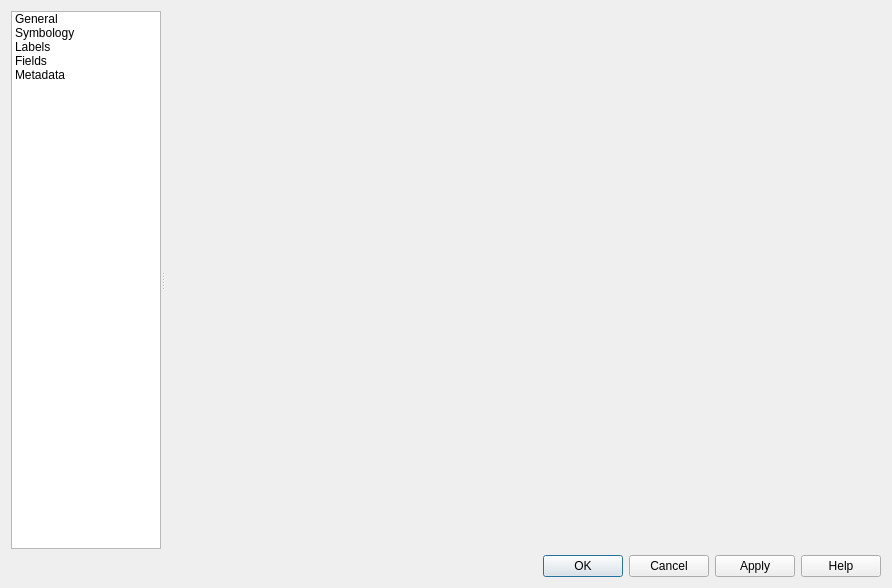
<?xml version="1.0" encoding="UTF-8"?>
<ui version="4.0">
 <class>QgsVectorLayerPropertiesBase</class>
 <widget class="QDialog" name="QgsVectorLayerPropertiesBase">
  <property name="geometry">
   <rect>
    <x>0</x>
    <y>0</y>
    <width>892</width>
    <height>588</height>
   </rect>
  </property>
  <property name="minimumSize">
   <size>
    <width>825</width>
    <height>0</height>
   </size>
  </property>
  <property name="windowTitle">
   <string>Layer Properties</string>
  </property>
  <property name="windowIcon">
   <iconset resource="../../../../../QGIS/images/images.qrc">
    <normaloff>:/images/icons/qgis-icon-16x16.png</normaloff>:/images/icons/qgis-icon-16x16.png</iconset>
  </property>
  <layout class="QVBoxLayout" name="verticalLayout">
   <item>
    <widget class="QSplitter" name="mOptionsSplitter">
     <property name="orientation">
      <enum>Qt::Horizontal</enum>
     </property>
     <property name="childrenCollapsible">
      <bool>false</bool>
     </property>
     <widget class="QFrame" name="mOptionsListFrame">
      <property name="minimumSize">
       <size>
        <width>0</width>
        <height>0</height>
       </size>
      </property>
      <property name="frameShape">
       <enum>QFrame::NoFrame</enum>
      </property>
      <property name="frameShadow">
       <enum>QFrame::Raised</enum>
      </property>
      <layout class="QVBoxLayout" name="verticalLayout_2">
       <property name="margin">
        <number>0</number>
       </property>
       <item>
        <widget class="QListWidget" name="mOptionsListWidget">
         <property name="minimumSize">
          <size>
           <width>58</width>
           <height>0</height>
          </size>
         </property>
         <property name="maximumSize">
          <size>
           <width>150</width>
           <height>16777215</height>
          </size>
         </property>
         <property name="horizontalScrollBarPolicy">
          <enum>Qt::ScrollBarAlwaysOff</enum>
         </property>
         <property name="editTriggers">
          <set>QAbstractItemView::NoEditTriggers</set>
         </property>
         <property name="iconSize">
          <size>
           <width>32</width>
           <height>32</height>
          </size>
         </property>
         <property name="textElideMode">
          <enum>Qt::ElideNone</enum>
         </property>
         <property name="resizeMode">
          <enum>QListView::Adjust</enum>
         </property>
         <property name="wordWrap">
          <bool>true</bool>
         </property>
         <item>
          <property name="text">
           <string>General</string>
          </property>
          <property name="toolTip">
           <string>General</string>
          </property>
          <property name="icon">
           <iconset resource="../../../../../QGIS/images/images.qrc">
            <normaloff>:/images/themes/default/propertyicons/general.svg</normaloff>:/images/themes/default/propertyicons/general.svg</iconset>
          </property>
         </item>
         <item>
          <property name="text">
           <string>Symbology</string>
          </property>
          <property name="toolTip">
           <string>Symbology</string>
          </property>
          <property name="icon">
           <iconset resource="../../../../../QGIS/images/images.qrc">
            <normaloff>:/images/themes/default/propertyicons/symbology.svg</normaloff>:/images/themes/default/propertyicons/symbology.svg</iconset>
          </property>
         </item>
         <item>
          <property name="text">
           <string>Labels</string>
          </property>
          <property name="toolTip">
           <string>Labels</string>
          </property>
          <property name="icon">
           <iconset resource="../../../../../QGIS/images/images.qrc">
            <normaloff>:/images/themes/default/propertyicons/labels.svg</normaloff>:/images/themes/default/propertyicons/labels.svg</iconset>
          </property>
         </item>
         <item>
          <property name="text">
           <string>Fields</string>
          </property>
          <property name="toolTip">
           <string>Fields</string>
          </property>
          <property name="icon">
           <iconset resource="../../../../../QGIS/images/images.qrc">
            <normaloff>:/images/themes/default/propertyicons/attributes.png</normaloff>:/images/themes/default/propertyicons/attributes.png</iconset>
          </property>
         </item>
         <item>
          <property name="text">
           <string>Metadata</string>
          </property>
          <property name="toolTip">
           <string>Metadata</string>
          </property>
          <property name="icon">
           <iconset resource="../../../../../QGIS/images/images.qrc">
            <normaloff>:/images/themes/default/propertyicons/metadata.svg</normaloff>:/images/themes/default/propertyicons/metadata.svg</iconset>
          </property>
         </item>
        </widget>
       </item>
      </layout>
     </widget>
     <widget class="QFrame" name="mOptionsFrame">
      <property name="sizePolicy">
       <sizepolicy hsizetype="Expanding" vsizetype="Preferred">
        <horstretch>1</horstretch>
        <verstretch>0</verstretch>
       </sizepolicy>
      </property>
      <property name="frameShape">
       <enum>QFrame::NoFrame</enum>
      </property>
      <property name="frameShadow">
       <enum>QFrame::Raised</enum>
      </property>
      <layout class="QVBoxLayout" name="verticalLayout_3">
       <property name="margin">
        <number>0</number>
       </property>
       <item>
        <widget class="QStackedWidget" name="mOptionsStackedWidget">
         <property name="sizePolicy">
          <sizepolicy hsizetype="Expanding" vsizetype="Expanding">
           <horstretch>0</horstretch>
           <verstretch>0</verstretch>
          </sizepolicy>
         </property>
         <property name="currentIndex">
          <number>1</number>
         </property>
         <widget class="QWidget" name="mOptsPage_General">
          <layout class="QVBoxLayout" name="verticalLayout_14">
           <property name="margin">
            <number>0</number>
           </property>
           <item>
            <widget class="QScrollArea" name="scrollArea">
             <property name="frameShape">
              <enum>QFrame::NoFrame</enum>
             </property>
             <property name="widgetResizable">
              <bool>true</bool>
             </property>
             <widget class="QWidget" name="scrollAreaWidgetContents">
              <property name="geometry">
               <rect>
                <x>0</x>
                <y>0</y>
                <width>702</width>
                <height>559</height>
               </rect>
              </property>
              <layout class="QVBoxLayout" name="verticalLayout_13">
               <property name="margin">
                <number>0</number>
               </property>
               <item>
                <widget class="QgsCollapsibleGroupBox" name="groupBox">
                 <property name="title">
                  <string>Layer info</string>
                 </property>
                 <property name="syncGroup">
                  <string notr="true">vectorgeneral</string>
                 </property>
                 <layout class="QGridLayout" name="gridLayout">
                  <item row="1" column="0">
                   <widget class="QLabel" name="textLabel3">
                    <property name="text">
                     <string>Layer name</string>
                    </property>
                   </widget>
                  </item>
                  <item row="5" column="0">
                   <widget class="QFrame" name="mDataSourceEncodingFrame">
                    <layout class="QHBoxLayout" name="horizontalLayout_4">
                     <property name="margin">
                      <number>0</number>
                     </property>
                    </layout>
                   </widget>
                  </item>
                  <item row="1" column="1">
                   <widget class="QLineEdit" name="mLayerOrigNameLineEdit"/>
                  </item>
                  <item row="1" column="3">
                   <widget class="QLineEdit" name="txtDisplayName">
                    <property name="readOnly">
                     <bool>true</bool>
                    </property>
                   </widget>
                  </item>
                  <item row="1" column="2">
                   <widget class="QLabel" name="label_2">
                    <property name="text">
                     <string>displayed as</string>
                    </property>
                   </widget>
                  </item>
                  <item row="2" column="0">
                   <widget class="QLabel" name="lblLayerSource">
                    <property name="text">
                     <string>Layer source</string>
                    </property>
                   </widget>
                  </item>
                  <item row="2" column="1" colspan="3">
                   <widget class="QLineEdit" name="txtLayerSource">
                    <property name="enabled">
                     <bool>true</bool>
                    </property>
                    <property name="readOnly">
                     <bool>true</bool>
                    </property>
                   </widget>
                  </item>
                  <item row="4" column="0" colspan="4">
                   <layout class="QHBoxLayout" name="horizontalLayout_6">
                    <item>
                     <widget class="QLabel" name="label_3">
                      <property name="sizePolicy">
                       <sizepolicy hsizetype="Maximum" vsizetype="Preferred">
                        <horstretch>0</horstretch>
                        <verstretch>0</verstretch>
                       </sizepolicy>
                      </property>
                      <property name="text">
                       <string>Data source encoding</string>
                      </property>
                     </widget>
                    </item>
                    <item>
                     <widget class="QComboBox" name="cboProviderEncoding"/>
                    </item>
                    <item>
                     <spacer name="horizontalSpacer_2">
                      <property name="orientation">
                       <enum>Qt::Horizontal</enum>
                      </property>
                      <property name="sizeHint" stdset="0">
                       <size>
                        <width>0</width>
                        <height>20</height>
                       </size>
                      </property>
                     </spacer>
                    </item>
                   </layout>
                  </item>
                 </layout>
                </widget>
               </item>
               <item>
                <widget class="QgsCollapsibleGroupBox" name="indexGroupBox">
                 <property name="title">
                  <string>Coordinate reference system</string>
                 </property>
                 <property name="checkable">
                  <bool>false</bool>
                 </property>
                 <property name="syncGroup">
                  <string notr="true">vectorgeneral</string>
                 </property>
                 <layout class="QVBoxLayout" name="verticalLayout_27">
                  <property name="spacing">
                   <number>6</number>
                  </property>
                  <item>
                   <widget class="QgsProjectionSelectionWidget" name="mCrsSelector">
                    <property name="focusPolicy">
                     <enum>Qt::StrongFocus</enum>
                    </property>
                   </widget>
                  </item>
                  <item>
                   <layout class="QHBoxLayout" name="horizontalLayout_5">
                    <item>
                     <widget class="QPushButton" name="pbnIndex">
                      <property name="text">
                       <string>Create spatial index</string>
                      </property>
                     </widget>
                    </item>
                    <item>
                     <widget class="QPushButton" name="pbnUpdateExtents">
                      <property name="text">
                       <string>Update extents</string>
                      </property>
                     </widget>
                    </item>
                    <item>
                     <spacer name="horizontalSpacer_3">
                      <property name="orientation">
                       <enum>Qt::Horizontal</enum>
                      </property>
                      <property name="sizeHint" stdset="0">
                       <size>
                        <width>40</width>
                        <height>20</height>
                       </size>
                      </property>
                     </spacer>
                    </item>
                   </layout>
                  </item>
                  <item>
                   <widget class="Line" name="line">
                    <property name="orientation">
                     <enum>Qt::Vertical</enum>
                    </property>
                   </widget>
                  </item>
                 </layout>
                </widget>
               </item>
               <item>
                <widget class="QgsCollapsibleGroupBox" name="mScaleVisibilityGroupBox">
                 <property name="title">
                  <string>Scale dependent visibility</string>
                 </property>
                 <property name="checkable">
                  <bool>true</bool>
                 </property>
                 <layout class="QGridLayout" name="gridLayout_6">
                  <item row="0" column="0">
                   <widget class="QgsScaleRangeWidget" name="mScaleRangeWidget"/>
                  </item>
                 </layout>
                </widget>
               </item>
               <item>
                <widget class="QgsCollapsibleGroupBox" name="mSubsetGroupBox">
                 <property name="sizePolicy">
                  <sizepolicy hsizetype="Preferred" vsizetype="Preferred">
                   <horstretch>0</horstretch>
                   <verstretch>3</verstretch>
                  </sizepolicy>
                 </property>
                 <property name="title">
                  <string>Provider feature filter</string>
                 </property>
                 <layout class="QGridLayout" name="gridLayout_4">
                  <item row="1" column="1">
                   <widget class="QPushButton" name="pbnQueryBuilder">
                    <property name="text">
                     <string>Query Builder</string>
                    </property>
                   </widget>
                  </item>
                  <item row="1" column="0">
                   <spacer>
                    <property name="orientation">
                     <enum>Qt::Horizontal</enum>
                    </property>
                    <property name="sizeType">
                     <enum>QSizePolicy::Expanding</enum>
                    </property>
                    <property name="sizeHint" stdset="0">
                     <size>
                      <width>0</width>
                      <height>21</height>
                     </size>
                    </property>
                   </spacer>
                  </item>
                  <item row="0" column="0" colspan="2">
                   <widget class="QTextEdit" name="txtSubsetSQL">
                    <property name="enabled">
                     <bool>false</bool>
                    </property>
                    <property name="acceptDrops">
                     <bool>false</bool>
                    </property>
                    <property name="acceptRichText">
                     <bool>false</bool>
                    </property>
                   </widget>
                  </item>
                 </layout>
                 <zorder>txtSubsetSQL</zorder>
                 <zorder>pbnQueryBuilder</zorder>
                </widget>
               </item>
               <item>
                <spacer name="verticalSpacer">
                 <property name="orientation">
                  <enum>Qt::Vertical</enum>
                 </property>
                 <property name="sizeHint" stdset="0">
                  <size>
                   <width>20</width>
                   <height>0</height>
                  </size>
                 </property>
                </spacer>
               </item>
              </layout>
             </widget>
            </widget>
           </item>
          </layout>
         </widget>
         <widget class="QWidget" name="mOptsPage_Style">
          <layout class="QVBoxLayout" name="verticalLayout_11">
           <property name="margin">
            <number>0</number>
           </property>
           <item>
            <widget class="QScrollArea" name="scrollArea_3">
             <property name="frameShape">
              <enum>QFrame::NoFrame</enum>
             </property>
             <property name="widgetResizable">
              <bool>true</bool>
             </property>
             <widget class="QWidget" name="scrollAreaWidgetContents_3">
              <property name="geometry">
               <rect>
                <x>0</x>
                <y>0</y>
                <width>719</width>
                <height>541</height>
               </rect>
              </property>
              <layout class="QVBoxLayout" name="verticalLayout_18">
               <property name="margin">
                <number>0</number>
               </property>
               <item>
                <widget class="QStackedWidget" name="widgetStackRenderers">
                 <property name="sizePolicy">
                  <sizepolicy hsizetype="Expanding" vsizetype="Expanding">
                   <horstretch>0</horstretch>
                   <verstretch>0</verstretch>
                  </sizepolicy>
                 </property>
                 <property name="frameShape">
                  <enum>QFrame::NoFrame</enum>
                 </property>
                 <property name="frameShadow">
                  <enum>QFrame::Sunken</enum>
                 </property>
                 <property name="currentIndex">
                  <number>-1</number>
                 </property>
                </widget>
               </item>
              </layout>
             </widget>
            </widget>
           </item>
          </layout>
         </widget>
         <widget class="QWidget" name="mOptsPage_Labels">
          <layout class="QVBoxLayout" name="verticalLayout_12">
           <property name="margin">
            <number>0</number>
           </property>
           <item>
            <widget class="QFrame" name="labelingFrame">
             <property name="sizePolicy">
              <sizepolicy hsizetype="Expanding" vsizetype="Expanding">
               <horstretch>0</horstretch>
               <verstretch>0</verstretch>
              </sizepolicy>
             </property>
             <property name="frameShape">
              <enum>QFrame::NoFrame</enum>
             </property>
             <property name="frameShadow">
              <enum>QFrame::Plain</enum>
             </property>
            </widget>
           </item>
          </layout>
         </widget>
         <widget class="QWidget" name="mOptsPage_Fields">
          <layout class="QVBoxLayout" name="verticalLayout_15">
           <property name="margin">
            <number>0</number>
           </property>
           <item>
            <widget class="QScrollArea" name="scrollArea_5">
             <property name="frameShape">
              <enum>QFrame::NoFrame</enum>
             </property>
             <property name="widgetResizable">
              <bool>true</bool>
             </property>
             <widget class="QWidget" name="scrollAreaWidgetContents_5">
              <property name="geometry">
               <rect>
                <x>0</x>
                <y>0</y>
                <width>719</width>
                <height>541</height>
               </rect>
              </property>
              <layout class="QVBoxLayout" name="verticalLayout_20">
               <property name="margin">
                <number>0</number>
               </property>
               <item>
                <widget class="QFrame" name="mFieldsFrame">
                 <property name="frameShape">
                  <enum>QFrame::NoFrame</enum>
                 </property>
                 <property name="frameShadow">
                  <enum>QFrame::Plain</enum>
                 </property>
                </widget>
               </item>
              </layout>
             </widget>
            </widget>
           </item>
          </layout>
         </widget>
         <widget class="QWidget" name="mOptsPage_Metadata">
          <layout class="QVBoxLayout" name="verticalLayout_7">
           <property name="margin">
            <number>0</number>
           </property>
           <item>
            <widget class="QScrollArea" name="scrollArea_2">
             <property name="frameShape">
              <enum>QFrame::NoFrame</enum>
             </property>
             <property name="widgetResizable">
              <bool>true</bool>
             </property>
             <widget class="QWidget" name="scrollAreaWidgetContents_2">
              <property name="geometry">
               <rect>
                <x>0</x>
                <y>0</y>
                <width>702</width>
                <height>556</height>
               </rect>
              </property>
              <layout class="QGridLayout" name="gridLayout_3">
               <item row="0" column="0">
                <widget class="QgsCollapsibleGroupBox" name="mMetaDescriptionGrpBx">
                 <property name="title">
                  <string>Description</string>
                 </property>
                 <property name="syncGroup">
                  <string notr="true">vectormeta</string>
                 </property>
                 <layout class="QGridLayout" name="gridLayout_5">
                  <item row="1" column="0">
                   <widget class="QLabel" name="mLayerTitleLabel">
                    <property name="text">
                     <string>Title</string>
                    </property>
                   </widget>
                  </item>
                  <item row="1" column="1">
                   <widget class="QLineEdit" name="mLayerTitleLineEdit">
                    <property name="toolTip">
                     <string>The title is for the benefit of humans to identify layer.</string>
                    </property>
                    <property name="placeholderText">
                     <string>The title is for the benefit of humans to identify layer.</string>
                    </property>
                   </widget>
                  </item>
                  <item row="3" column="0">
                   <widget class="QLabel" name="mLayerAbstractLabel">
                    <property name="text">
                     <string>Abstract</string>
                    </property>
                   </widget>
                  </item>
                  <item row="3" column="1">
                   <widget class="QTextEdit" name="mLayerAbstractTextEdit">
                    <property name="sizePolicy">
                     <sizepolicy hsizetype="Expanding" vsizetype="Minimum">
                      <horstretch>0</horstretch>
                      <verstretch>0</verstretch>
                     </sizepolicy>
                    </property>
                    <property name="maximumSize">
                     <size>
                      <width>16777215</width>
                      <height>50</height>
                     </size>
                    </property>
                    <property name="toolTip">
                     <string>The abstract is a descriptive narrative providing more information about the layer.</string>
                    </property>
                   </widget>
                  </item>
                  <item row="5" column="0">
                   <widget class="QLabel" name="mLayerKeywordListLabel">
                    <property name="text">
                     <string>Keyword list</string>
                    </property>
                   </widget>
                  </item>
                  <item row="5" column="1">
                   <widget class="QLineEdit" name="mLayerKeywordListLineEdit">
                    <property name="toolTip">
                     <string>List of keywords separated by comma to help catalog searching.</string>
                    </property>
                    <property name="placeholderText">
                     <string>List of keywords separated by comma to help catalog searching.</string>
                    </property>
                   </widget>
                  </item>
                  <item row="6" column="0">
                   <widget class="QLabel" name="mLayerDataUrlLabel">
                    <property name="text">
                     <string>DataUrl</string>
                    </property>
                   </widget>
                  </item>
                  <item row="6" column="1">
                   <layout class="QHBoxLayout" name="horizontalLayout_7">
                    <item>
                     <widget class="QLineEdit" name="mLayerDataUrlLineEdit">
                      <property name="toolTip">
                       <string>An URL of the data presentation.</string>
                      </property>
                      <property name="placeholderText">
                       <string>An URL of the data presentation.</string>
                      </property>
                     </widget>
                    </item>
                    <item>
                     <widget class="QLabel" name="mLayerDataUrlFormatLabel">
                      <property name="text">
                       <string>Format</string>
                      </property>
                     </widget>
                    </item>
                    <item>
                     <widget class="QComboBox" name="mLayerDataUrlFormatComboBox">
                      <item>
                       <property name="text">
                        <string notr="true">text/html</string>
                       </property>
                      </item>
                      <item>
                       <property name="text">
                        <string notr="true">text/plain</string>
                       </property>
                      </item>
                      <item>
                       <property name="text">
                        <string notr="true">application/pdf</string>
                       </property>
                      </item>
                     </widget>
                    </item>
                   </layout>
                  </item>
                  <item row="0" column="0">
                   <widget class="QLabel" name="mLayerShortNameLabel">
                    <property name="text">
                     <string>Short name</string>
                    </property>
                   </widget>
                  </item>
                  <item row="0" column="1">
                   <widget class="QLineEdit" name="mLayerShortNameLineEdit">
                    <property name="toolTip">
                     <string>A name used to identify the layer. The short name is a text string used for machine-to-machine communication.</string>
                    </property>
                    <property name="inputMask">
                     <string/>
                    </property>
                    <property name="text">
                     <string/>
                    </property>
                    <property name="placeholderText">
                     <string>A name used to identify the layer. The short name is a text string used for machine-to-machine communication.</string>
                    </property>
                   </widget>
                  </item>
                 </layout>
                </widget>
               </item>
               <item row="1" column="0">
                <widget class="QgsCollapsibleGroupBox" name="mMetaAttributionGrpBx">
                 <property name="title">
                  <string>Attribution</string>
                 </property>
                 <property name="syncGroup">
                  <string notr="true">vectormeta</string>
                 </property>
                 <layout class="QGridLayout" name="gridLayout_7">
                  <item row="0" column="0">
                   <widget class="QLabel" name="mLayerAttributionLabel">
                    <property name="text">
                     <string>Title</string>
                    </property>
                   </widget>
                  </item>
                  <item row="0" column="1">
                   <widget class="QLineEdit" name="mLayerAttributionLineEdit">
                    <property name="toolTip">
                     <string>Attribution's title indicates the provider of the layer.</string>
                    </property>
                    <property name="placeholderText">
                     <string>Attribution's title indicates the provider of the data layer.</string>
                    </property>
                   </widget>
                  </item>
                  <item row="2" column="0">
                   <widget class="QLabel" name="mLayerAttributionUrlLabel">
                    <property name="text">
                     <string>Url</string>
                    </property>
                   </widget>
                  </item>
                  <item row="2" column="1">
                   <widget class="QLineEdit" name="mLayerAttributionUrlLineEdit">
                    <property name="toolTip">
                     <string>Attribution's url gives a link to the webpage of the provider of the data layer.</string>
                    </property>
                    <property name="placeholderText">
                     <string>Attribution's url gives a link to the webpage of the provider of the data layer.</string>
                    </property>
                   </widget>
                  </item>
                 </layout>
                </widget>
               </item>
               <item row="2" column="0">
                <widget class="QgsCollapsibleGroupBox" name="mMetaMetaUrlGrpBx">
                 <property name="title">
                  <string>MetadataUrl</string>
                 </property>
                 <property name="syncGroup">
                  <string notr="true">vectormeta</string>
                 </property>
                 <layout class="QGridLayout" name="gridLayout_9">
                  <item row="0" column="0">
                   <widget class="QLabel" name="mLayerMetadataUrlLabel">
                    <property name="text">
                     <string>Url</string>
                    </property>
                   </widget>
                  </item>
                  <item row="0" column="1">
                   <widget class="QLineEdit" name="mLayerMetadataUrlLineEdit">
                    <property name="toolTip">
                     <string>The URL of the metadata document.</string>
                    </property>
                    <property name="placeholderText">
                     <string>The URL of the metadata document.</string>
                    </property>
                   </widget>
                  </item>
                  <item row="1" column="1">
                   <layout class="QHBoxLayout" name="horizontalLayout_8">
                    <item>
                     <widget class="QLabel" name="mLayerMetadataUrlTypeLabel">
                      <property name="text">
                       <string>Type</string>
                      </property>
                     </widget>
                    </item>
                    <item>
                     <widget class="QComboBox" name="mLayerMetadataUrlTypeComboBox">
                      <item>
                       <property name="text">
                        <string notr="true"/>
                       </property>
                      </item>
                      <item>
                       <property name="text">
                        <string notr="true" extracomment="FGDC-STD-001-1988">FGDC</string>
                       </property>
                      </item>
                      <item>
                       <property name="text">
                        <string notr="true" extracomment="ISO 19115">TC211</string>
                       </property>
                      </item>
                     </widget>
                    </item>
                    <item>
                     <widget class="QLabel" name="mLayerMetadataUrlFormatLabel">
                      <property name="text">
                       <string>Format</string>
                      </property>
                     </widget>
                    </item>
                    <item>
                     <widget class="QComboBox" name="mLayerMetadataUrlFormatComboBox">
                      <item>
                       <property name="text">
                        <string notr="true"/>
                       </property>
                      </item>
                      <item>
                       <property name="text">
                        <string notr="true">text/plain</string>
                       </property>
                      </item>
                      <item>
                       <property name="text">
                        <string notr="true">text/xml</string>
                       </property>
                      </item>
                     </widget>
                    </item>
                    <item>
                     <spacer name="horizontalSpacer_5">
                      <property name="orientation">
                       <enum>Qt::Horizontal</enum>
                      </property>
                      <property name="sizeHint" stdset="0">
                       <size>
                        <width>40</width>
                        <height>20</height>
                       </size>
                      </property>
                     </spacer>
                    </item>
                   </layout>
                  </item>
                 </layout>
                </widget>
               </item>
               <item row="3" column="0">
                <widget class="QgsCollapsibleGroupBox" name="mMetaLegendGrpBx">
                 <property name="title">
                  <string>LegendUrl</string>
                 </property>
                 <layout class="QGridLayout" name="gridLayout_2">
                  <item row="0" column="0">
                   <layout class="QHBoxLayout" name="horizontalLayout_2">
                    <item>
                     <widget class="QLabel" name="mLayerLegendUrlLabel">
                      <property name="text">
                       <string>Url</string>
                      </property>
                     </widget>
                    </item>
                    <item>
                     <widget class="QLineEdit" name="mLayerLegendUrlLineEdit">
                      <property name="toolTip">
                       <string>An URL of the legend image.</string>
                      </property>
                      <property name="placeholderText">
                       <string>An URL of the legend image.</string>
                      </property>
                     </widget>
                    </item>
                    <item>
                     <widget class="QLabel" name="mLayerLegendUrlFormatLabel">
                      <property name="text">
                       <string>Format</string>
                      </property>
                     </widget>
                    </item>
                    <item>
                     <widget class="QComboBox" name="mLayerLegendUrlFormatComboBox">
                      <property name="minimumSize">
                       <size>
                        <width>137</width>
                        <height>0</height>
                       </size>
                      </property>
                      <property name="currentIndex">
                       <number>0</number>
                      </property>
                      <item>
                       <property name="text">
                        <string>image/png</string>
                       </property>
                      </item>
                      <item>
                       <property name="text">
                        <string>image/jpeg</string>
                       </property>
                      </item>
                      <item>
                       <property name="text">
                        <string>image/jpg</string>
                       </property>
                      </item>
                     </widget>
                    </item>
                   </layout>
                  </item>
                 </layout>
                </widget>
               </item>
               <item row="4" column="0">
                <widget class="QgsCollapsibleGroupBox" name="mMetaPropertiesGrpBx">
                 <property name="sizePolicy">
                  <sizepolicy hsizetype="Preferred" vsizetype="Preferred">
                   <horstretch>0</horstretch>
                   <verstretch>5</verstretch>
                  </sizepolicy>
                 </property>
                 <property name="title">
                  <string>Properties</string>
                 </property>
                 <property name="syncGroup">
                  <string notr="true">vectormeta</string>
                 </property>
                 <layout class="QVBoxLayout" name="verticalLayout_9">
                  <item>
                   <widget class="QTextEdit" name="teMetadata">
                    <property name="lineWidth">
                     <number>2</number>
                    </property>
                    <property name="readOnly">
                     <bool>true</bool>
                    </property>
                   </widget>
                  </item>
                 </layout>
                </widget>
               </item>
               <item row="5" column="0">
                <spacer name="verticalSpacer_3">
                 <property name="orientation">
                  <enum>Qt::Vertical</enum>
                 </property>
                 <property name="sizeHint" stdset="0">
                  <size>
                   <width>20</width>
                   <height>0</height>
                  </size>
                 </property>
                </spacer>
               </item>
              </layout>
             </widget>
            </widget>
           </item>
          </layout>
         </widget>
        </widget>
       </item>
      </layout>
     </widget>
    </widget>
   </item>
   <item>
    <widget class="QFrame" name="mButtonBoxFrame">
     <property name="sizePolicy">
      <sizepolicy hsizetype="Preferred" vsizetype="Maximum">
       <horstretch>0</horstretch>
       <verstretch>0</verstretch>
      </sizepolicy>
     </property>
     <property name="frameShape">
      <enum>QFrame::NoFrame</enum>
     </property>
     <property name="frameShadow">
      <enum>QFrame::Raised</enum>
     </property>
     <layout class="QGridLayout" name="gridLayout_btnbox">
      <property name="margin">
       <number>0</number>
      </property>
      <item row="2" column="1" colspan="4">
       <widget class="QDialogButtonBox" name="buttonBox">
        <property name="orientation">
         <enum>Qt::Horizontal</enum>
        </property>
        <property name="standardButtons">
         <set>QDialogButtonBox::Apply|QDialogButtonBox::Cancel|QDialogButtonBox::Help|QDialogButtonBox::Ok</set>
        </property>
       </widget>
      </item>
     </layout>
    </widget>
   </item>
  </layout>
 </widget>
 <customwidgets>
  <customwidget>
   <class>QgsCollapsibleGroupBox</class>
   <extends>QGroupBox</extends>
   <header>qgscollapsiblegroupbox.h</header>
   <container>1</container>
  </customwidget>
  <customwidget>
   <class>QgsProjectionSelectionWidget</class>
   <extends>QWidget</extends>
   <header>qgsprojectionselectionwidget.h</header>
   <container>1</container>
  </customwidget>
  <customwidget>
   <class>QgsScaleRangeWidget</class>
   <extends>QWidget</extends>
   <header>qgsscalerangewidget.h</header>
  </customwidget>
 </customwidgets>
 <tabstops>
  <tabstop>mOptionsListWidget</tabstop>
  <tabstop>scrollArea</tabstop>
  <tabstop>mLayerOrigNameLineEdit</tabstop>
  <tabstop>txtDisplayName</tabstop>
  <tabstop>txtLayerSource</tabstop>
  <tabstop>cboProviderEncoding</tabstop>
  <tabstop>mCrsSelector</tabstop>
  <tabstop>pbnIndex</tabstop>
  <tabstop>pbnUpdateExtents</tabstop>
  <tabstop>mScaleVisibilityGroupBox</tabstop>
  <tabstop>txtSubsetSQL</tabstop>
  <tabstop>pbnQueryBuilder</tabstop>
  <tabstop>scrollArea_3</tabstop>
  <tabstop>scrollArea_5</tabstop>
  <tabstop>scrollArea_2</tabstop>
  <tabstop>mLayerShortNameLineEdit</tabstop>
  <tabstop>mLayerTitleLineEdit</tabstop>
  <tabstop>mLayerAbstractTextEdit</tabstop>
  <tabstop>mLayerKeywordListLineEdit</tabstop>
  <tabstop>mLayerDataUrlLineEdit</tabstop>
  <tabstop>mLayerDataUrlFormatComboBox</tabstop>
  <tabstop>mLayerAttributionLineEdit</tabstop>
  <tabstop>mLayerAttributionUrlLineEdit</tabstop>
  <tabstop>mLayerMetadataUrlLineEdit</tabstop>
  <tabstop>mLayerMetadataUrlTypeComboBox</tabstop>
  <tabstop>mLayerMetadataUrlFormatComboBox</tabstop>
  <tabstop>mLayerLegendUrlLineEdit</tabstop>
  <tabstop>mLayerLegendUrlFormatComboBox</tabstop>
  <tabstop>teMetadata</tabstop>
 </tabstops>
 <resources>
  <include location="../../../../../QGIS/images/images.qrc"/>
 </resources>
 <connections>
  <connection>
   <sender>mOptionsListWidget</sender>
   <signal>currentRowChanged(int)</signal>
   <receiver>mOptionsStackedWidget</receiver>
   <slot>setCurrentIndex(int)</slot>
   <hints>
    <hint type="sourcelabel">
     <x>86</x>
     <y>325</y>
    </hint>
    <hint type="destinationlabel">
     <x>794</x>
     <y>14</y>
    </hint>
   </hints>
  </connection>
 </connections>
</ui>
